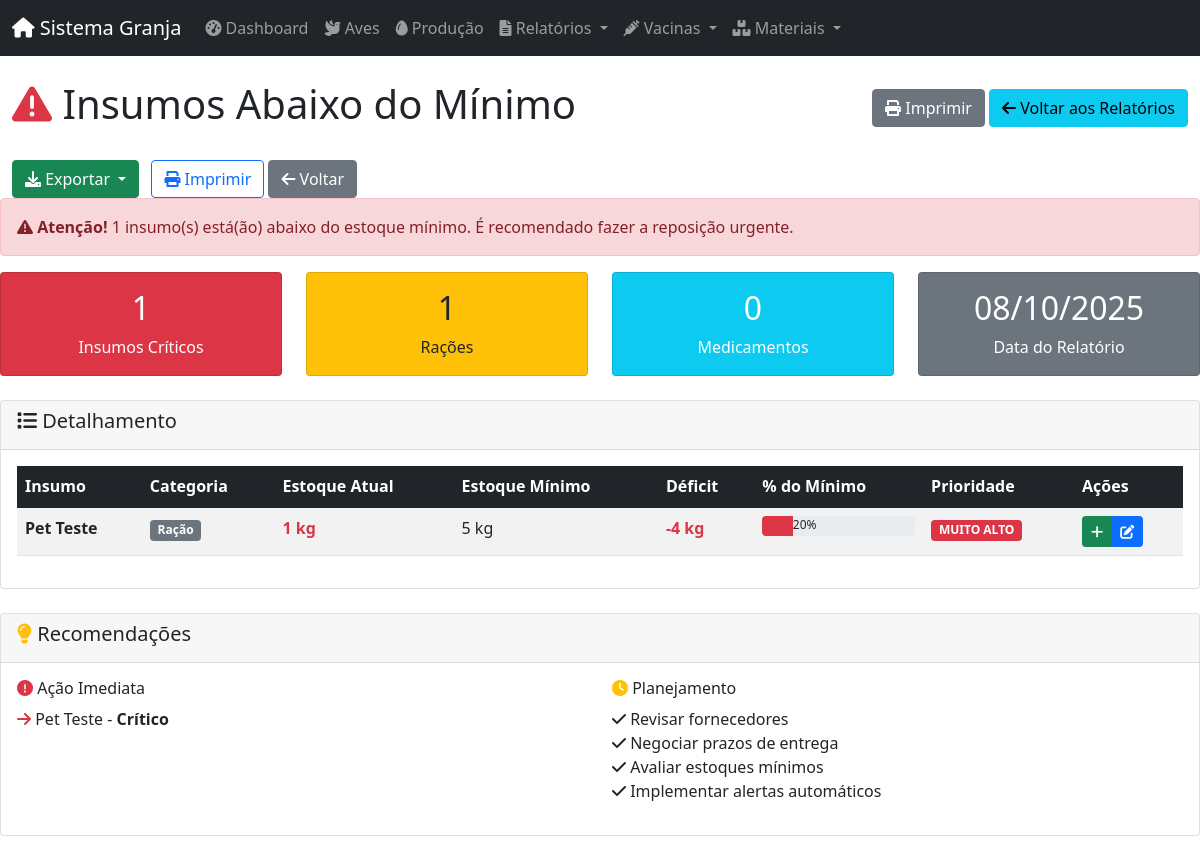
The page /insumos/relatorios/abaixo-minimo on the database as committed earlier.
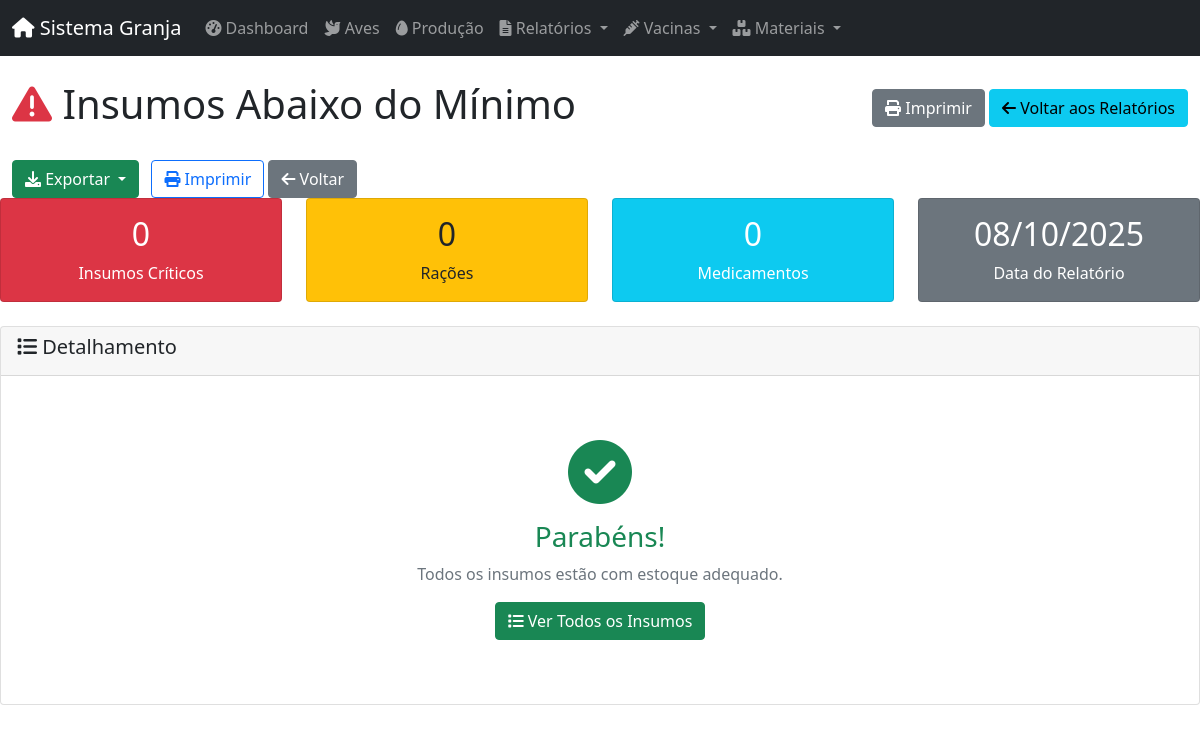
The same page on the database as committed later.
### app/models/database.py (models this page shows)
class BaseModel(Model):
    class Meta:
        database = db

class InsumoNovo(BaseModel):
    id_insumo = AutoField()
    nome = CharField(max_length=100)
    categoria = CharField(max_length=50, choices=[(c.value, c.value) for c in CategoriaInsumo])
    unidade = CharField(max_length=10, choices=[(u.value, u.value) for u in UnidadeMedida])
    quantidade_atual = DecimalField(max_digits=10, decimal_places=2, default=0)
    quantidade_minima = DecimalField(max_digits=10, decimal_places=2, default=0)
    data_validade = DateField(null=True)
    observacoes = TextField(null=True)
    ativo = BooleanField(default=True)
    data_criacao = DateTimeField(default=datetime.datetime.now)
    usuario_criacao = ForeignKeyField(Usuarios, backref='insumos_criados', null=True)
    class Meta:
        table_name = 'insumos_novo'

### app/routes/insumo_routes.py (the view)
@insumo_web.route('/relatorios/abaixo-minimo', methods=['GET'])
def relatorio_abaixo_minimo():
    insumos = InsumoController.listar_todos(abaixo_minimo=True, ativo=True)
    return render_template('insumo/relatorio_abaixo_minimo.html',
                         insumos=insumos,
                         today=date.today())

### app/controllers/insumo_controller.py (called while the page is built)
    @staticmethod
    def listar_todos(categoria: str = None, abaixo_minimo: bool = False,
                    vencimento_dias: int = None, ativo: bool = True) -> List[InsumoNovo]:
        query = InsumoNovo.select().where(InsumoNovo.ativo == ativo)
        if categoria:
            query = query.where(InsumoNovo.categoria == categoria)
        if abaixo_minimo:
            query = query.where(InsumoNovo.quantidade_atual < InsumoNovo.quantidade_minima)
        if vencimento_dias:
            data_limite = date.today() + timedelta(days=vencimento_dias)
            query = query.where(
                (InsumoNovo.data_validade.is_null(False)) &
                (InsumoNovo.data_validade <= data_limite)
            )
        return list(query.order_by(InsumoNovo.nome))

### app/templates/insumo/relatorio_abaixo_minimo.html (shortened to what the changed rows need)
{% extends "layouts/admin.html" %}
{% block content %}
<div class="container-fluid">
    <div class="d-flex justify-content-between align-items-center mb-4">
        <h1><i class="fas fa-exclamation-triangle text-danger"></i> Insumos Abaixo do Mínimo</h1>
    </div>
        <div class="dropdown d-inline-block me-2">
        </div>
        <button onclick="window.print()" class="btn btn-outline-primary">
        </button>
        <a href="{{ url_for('insumo_web.relatorios') }}" class="btn btn-secondary">
        </a>
    </div>
    {% if insumos %}
        <div class="alert alert-danger">
            <i class="fas fa-exclamation-triangle"></i>
            <strong>Atenção!</strong> {{ insumos|length }} insumo(s) está(ão) abaixo do estoque mínimo.
            É recomendado fazer a reposição urgente.
        </div>
    {% endif %}
    <div class="row mb-4">
        <div class="col-md-3">
            <div class="card bg-danger text-white">
                <div class="card-body text-center">
                    <h2>{{ insumos|length }}</h2>
                    <p class="mb-0">Insumos Críticos</p>
                </div>
            </div>
        </div>
        <div class="col-md-3">
            <div class="card bg-warning text-dark">
                <div class="card-body text-center">
                    <h2>{{ insumos|selectattr('categoria', 'equalto', 'Ração')|list|length }}</h2>
                    <p class="mb-0">Rações</p>
                </div>
            </div>
        </div>
        <div class="col-md-3">
            <div class="card bg-info text-white">
                <div class="card-body text-center">
                    <h2>{{ insumos|selectattr('categoria', 'equalto', 'Medicamento')|list|length }}</h2>
                </div>
            </div>
        </div>
        <div class="col-md-3">
            <div class="card bg-secondary text-white">
                <div class="card-body text-center">
                    <h2>{{ today.strftime("%d/%m/%Y") }}</h2>
                </div>
            </div>
        </div>
    </div>
    <div class="card">
        <div class="card-header">
        </div>
        <div class="card-body">
            {% if insumos %}
                <div class="table-responsive">
                    <table class="table table-striped table-hover">
                        <thead class="table-dark">
                            <tr>
                                <th>Insumo</th>
                                <th>Categoria</th>
                                <th>Estoque Atual</th>
                                <th>Estoque Mínimo</th>
                                <th>Déficit</th>
                                <th>% do Mínimo</th>
                                <th>Prioridade</th>
                                <th>Ações</th>
                            </tr>
                        </thead>
                        <tbody>
                            {% for insumo in insumos %}
                                {% set deficit = insumo.quantidade_minima - insumo.quantidade_atual %}
                                {% set percentual = (insumo.quantidade_atual / insumo.quantidade_minima * 100) if insumo.quantidade_minima > 0 else 0 %}
                                {% set width_percentual = percentual|round|int %}
                                <tr>
                                    <td>
                                        <strong>{{ insumo.nome }}</strong>
                                    </td>
                                    <td>
                                        <span class="badge bg-secondary">{{ insumo.categoria }}</span>
                                    </td>
                                    <td>
                                        <span class="text-danger fw-bold">
                                            {{ insumo.quantidade_atual }} {{ insumo.unidade }}
                                        </span>
                                    </td>
                                    <td>{{ insumo.quantidade_minima }} {{ insumo.unidade }}</td>
                                    <td>
                                        <span class="text-danger fw-bold">
                                            -{{ deficit }} {{ insumo.unidade }}
                                        </span>
                                    </td>
                                    <td>
                                        <div class="progress" style="height: 20px;">
                                            <div class="progress-bar
                                                {% if percentual < 25 %}bg-danger
                                                {% elif percentual < 50 %}bg-warning
                                                {% else %}bg-info{% endif %}"
                                                data-width="{{ width_percentual}}"></div>
                                                {{ width_percentual }}%
                                            </div>
                                        </div>
                                    <td>
                                        {% if percentual == 0 %}
                                            <span class="badge bg-danger">CRÍTICO</span>
                                        {% elif percentual < 25 %}
                                            <span class="badge bg-danger">MUITO ALTO</span>
                                        {% elif percentual < 50 %}
                                            <span class="badge bg-warning">ALTO</span>
                                        {% else %}
                                            <span class="badge bg-info">MÉDIO</span>
                                        {% endif %}
                                    </td>
                                    <td>
                                        <div class="btn-group btn-group-sm">
                                            <a href="{{ url_for('insumo_web.nova_movimentacao') }}?insumo_id={{ insumo.id_insumo }}"
                                               class="btn btn-success" title="Entrada de Estoque">
                                                <i class="fas fa-plus"></i>
                                            </a>
                                            <a href="{{ url_for('insumo_web.editar', id_insumo=insumo.id_insumo) }}"
                                               class="btn btn-primary" title="Editar">
                                                <i class="fas fa-edit"></i>
                                            </a>
                                        </div>
                                    </td>
                            {% endfor %}
                </div>
            {% else %}
                <div class="text-center py-5">
                    <i class="fas fa-check-circle fa-4x text-success mb-3"></i>
                    <h3 class="text-success">Parabéns!</h3>
                    <p class="text-muted">Todos os insumos estão com estoque adequado.</p>
                    <a href="{{ url_for('insumo_web.listar') }}" class="btn btn-success">
                        <i class="fas fa-list"></i> Ver Todos os Insumos
                    </a>
                </div>
            {% endif %}
        </div>
    </div>
    {% if insumos %}
    <div class="card mt-4">
        <div class="card-header">
            <h5><i class="fas fa-lightbulb text-warning"></i> Recomendações</h5>
        </div>
        <div class="card-body">
            <div class="row">
                <div class="col-md-6">
                    <h6><i class="fas fa-exclamation-circle text-danger"></i> Ação Imediata</h6>
                    <ul class="list-unstyled">
                        {% for insumo in insumos %}
                            {% set percentual = (insumo.quantidade_atual / insumo.quantidade_minima * 100) if insumo.quantidade_minima > 0 else 0 %}
                            {% if percentual < 25 %}
                                <li><i class="fas fa-arrow-right text-danger"></i> {{ insumo.nome }} - <strong>Crítico</strong></li>
                            {% endif %}
                        {% endfor %}
                    </ul>
                </div>
                <div class="col-md-6">
                    <h6><i class="fas fa-clock text-warning"></i> Planejamento</h6>
                    <ul class="list-unstyled">
                        <li><i class="fas fa-check"></i> Revisar fornecedores</li>
                        <li><i class="fas fa-check"></i> Negociar prazos de entrega</li>
                        <li><i class="fas fa-check"></i> Avaliar estoques mínimos</li>
                        <li><i class="fas fa-check"></i> Implementar alertas automáticos</li>
                    </ul>
                </div>
            </div>
        </div>
    </div>
    {% endif %}
{% endblock %}

Rows that differ between the two databases and show on the page:
removed InsumoNovo: nome "Pet Teste", categoria "Ração", quantidade_atual "1", unidade "kg", quantidade_minima "5", deficit "4", width_percentual "20"
Other text that changed with them:
{{ insumos|length }}: "1" → "0"
{{ insumos|selectattr('categoria', 'equalto', 'Ração')|list|length }}: "1" → "0"
{{ insumos|length }}: "1" → (not shown)
text no longer shown: "Atenção! insumo(s) está(ão) abaixo do estoque mínimo. É recomendado fazer a reposição urgente. Insumo Categoria Estoque Atual Estoque Mínimo Déficit % do Mínimo Prioridade Ações Recomendações Ação Imediata Planejamento Revisar fornecedores Negociar prazos de entrega Avaliar estoques mínimos Implementar alertas automáticos"
text now shown: "Parabéns! Todos os insumos estão com estoque adequado. Ver Todos os Insumos"
